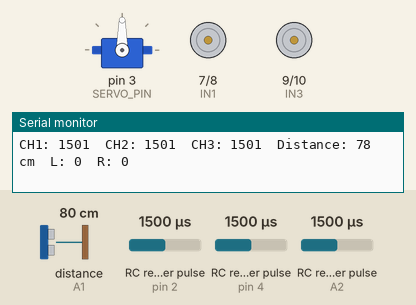
Bench run of a sketch on a simulated Arduino Uno, built with avr-gcc and run on an emulated ATmega328P. Shown: servo, motor-driver pin pairs drawn as motors (green arrow = first pin HIGH = forward, orange = second pin HIGH = backward, longer = more drive, scaled by the enable pin), the last lines printed to the serial monitor. Wiring (inferred from the names in the program): 3 × RC receiver channel: data pin 2 / data pin 4 / data A2; ultrasonic range finder: trigger A0; echo A1. The inputs (shaded band) are chosen by the test bench; at power-on: RC receiver pulse (sensors on pin 2, pin 4, A2) 1500 µs, distance to the obstacle (sensor on A1) 80 cm. The echo pulse lasts 58.3 µs per cm.

Above: at 1.2 s.
1.3 s: RC receiver pulse (sensor on pin 2) set to 1020 µs
At 2.5 s:
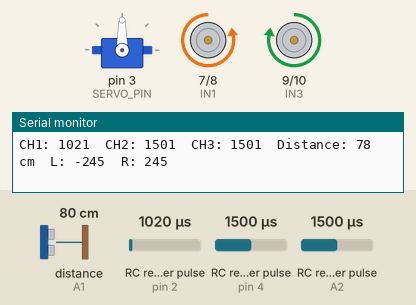
2.8 s: RC receiver pulse (sensor on pin 4) set to 1020 µs
At 3.6 s:
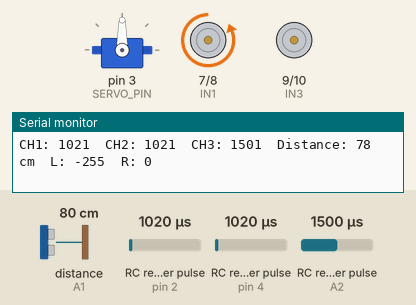
4.3 s: RC receiver pulse (sensor on A2) set to 1020 µs
At 5.5 s:
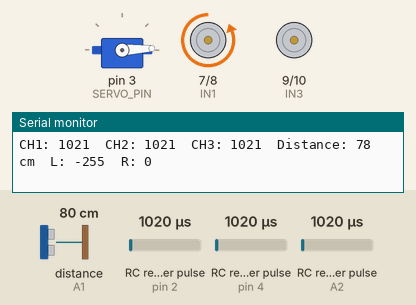
5.8 s: RC receiver pulse (sensor on pin 2) set to 1250 µs
At 7.0 s:
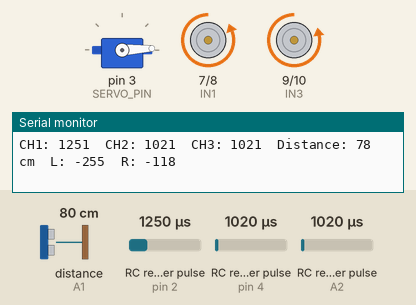
7.3 s: RC receiver pulse (sensor on pin 4) set to 1500 µs
At 7.7 s:
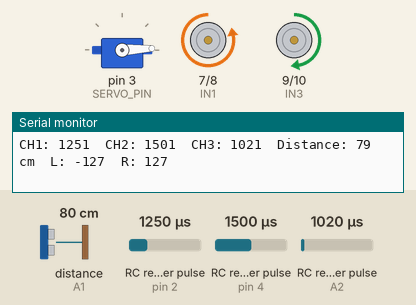
8.8 s: RC receiver pulse (sensor on pin 2) set to 1500 µs
At 9.3 s:
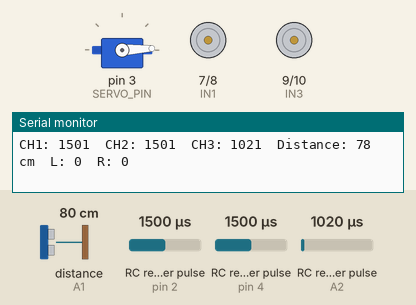
Timing chart, 0 to 11.3 s (numbered marks = the images above; inputs shaded):
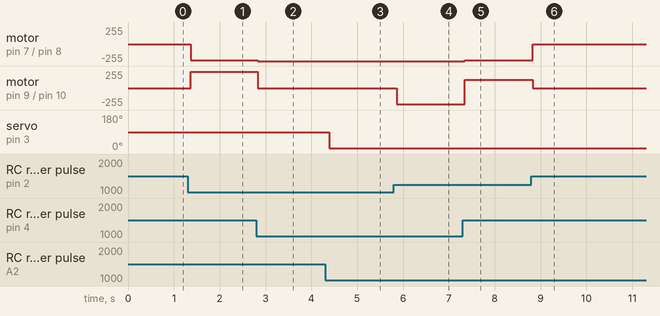

The sketch:

rover_scout.ino
```cpp
/*
  ============================================================
                       ROVER SCOUT
                6×6 RC Exploration Rover
  ============================================================

  Controller:
    Arduino Uno

  Radio:
    FlySky Receiver

  Drive:
    Differential drive
    Left motors  -> L298N left channel
    Right motors -> L298N right channel

  Sensors:
    HC-SR04 Ultrasonic Sensor
    Servo-mounted sensor head

  RC Channels:
    CH1 -> Steering
    CH2 -> Throttle
    CH3 -> Sensor-head servo

  Serial:
    9600 baud

  ============================================================
*/

// ============================================================
//                     LIBRARIES
// ============================================================

#include <Servo.h>


// ============================================================
//                     MOTOR DRIVER
// ============================================================

// LEFT MOTOR SIDE
#define ENA 5
#define IN1 7
#define IN2 8

// RIGHT MOTOR SIDE
#define ENB 6
#define IN3 9
#define IN4 10


// ============================================================
//                     FLYSKY RECEIVER
// ============================================================

#define CH1 2       // Steering
#define CH2 4       // Throttle
#define CH3 A2      // Servo control


// ============================================================
//                     SERVO
// ============================================================

#define SERVO_PIN 3

Servo sensorServo;


// ============================================================
//                     ULTRASONIC SENSOR
// ============================================================

#define TRIG_PIN A0
#define ECHO_PIN A1


// ============================================================
//                     SETTINGS
// ============================================================

#define DEADZONE 60

// Valid RC pulse range
#define RC_MIN 900
#define RC_MAX 2100

// Servo limits
#define SERVO_MIN 0
#define SERVO_MAX 180


// ============================================================
//                     SETUP
// ============================================================

void setup() {

  // ----------------------------------------------------------
  // Motor pins
  // ----------------------------------------------------------

  pinMode(ENA, OUTPUT);
  pinMode(IN1, OUTPUT);
  pinMode(IN2, OUTPUT);

  pinMode(ENB, OUTPUT);
  pinMode(IN3, OUTPUT);
  pinMode(IN4, OUTPUT);


  // ----------------------------------------------------------
  // FlySky receiver
  // ----------------------------------------------------------

  pinMode(CH1, INPUT);
  pinMode(CH2, INPUT);
  pinMode(CH3, INPUT);


  // ----------------------------------------------------------
  // Ultrasonic sensor
  // ----------------------------------------------------------

  pinMode(TRIG_PIN, OUTPUT);
  pinMode(ECHO_PIN, INPUT);


  // ----------------------------------------------------------
  // Servo
  // ----------------------------------------------------------

  sensorServo.attach(SERVO_PIN);
  sensorServo.write(90);


  // ----------------------------------------------------------
  // Serial communication
  // ----------------------------------------------------------

  Serial.begin(9600);


  // ----------------------------------------------------------
  // Start with motors stopped
  // ----------------------------------------------------------

  stopMotors();

  Serial.println();
  Serial.println("=================================");
  Serial.println("        ROVER SCOUT ONLINE");
  Serial.println("=================================");
}


// ============================================================
//                       MAIN LOOP
// ============================================================

void loop() {

  // ----------------------------------------------------------
  // Read RC channels
  // ----------------------------------------------------------

  unsigned long steeringSignal =
    pulseIn(CH1, HIGH, 25000);

  unsigned long throttleSignal =
    pulseIn(CH2, HIGH, 25000);

  unsigned long servoSignal =
    pulseIn(CH3, HIGH, 25000);


  // ----------------------------------------------------------
  // FAILSAFE
  //
  // If steering or throttle signals are invalid,
  // immediately stop the rover.
  // ----------------------------------------------------------

  if (
    steeringSignal < RC_MIN ||
    steeringSignal > RC_MAX ||
    throttleSignal < RC_MIN ||
    throttleSignal > RC_MAX
  ) {

    stopMotors();

    Serial.println("FAILSAFE: Invalid RC signal");

    delay(20);

    return;
  }


  // ----------------------------------------------------------
  // STEERING
  // ----------------------------------------------------------

  int steering =
    map(steeringSignal, 1000, 2000, -255, 255);

  steering =
    constrain(steering, -255, 255);


  // ----------------------------------------------------------
  // THROTTLE
  // ----------------------------------------------------------

  int throttle =
    map(throttleSignal, 1000, 2000, -255, 255);

  throttle =
    constrain(throttle, -255, 255);


  // ----------------------------------------------------------
  // APPLY DEADZONE
  // ----------------------------------------------------------

  if (abs(throttle) < DEADZONE) {
    throttle = 0;
  }

  if (abs(steering) < DEADZONE) {
    steering = 0;
  }


  // ----------------------------------------------------------
  // DIFFERENTIAL DRIVE
  //
  // Steering modifies the speed of each side.
  //
  // throttle + steering
  //          ↓
  //     LEFT / RIGHT
  // ----------------------------------------------------------

  int leftSpeed =
    throttle + steering;

  int rightSpeed =
    throttle - steering;


  leftSpeed =
    constrain(leftSpeed, -255, 255);

  rightSpeed =
    constrain(rightSpeed, -255, 255);


  // ----------------------------------------------------------
  // DRIVE MOTORS
  // ----------------------------------------------------------

  setLeftMotor(leftSpeed);
  setRightMotor(rightSpeed);


  // ----------------------------------------------------------
  // SERVO CONTROL
  // ----------------------------------------------------------

  if (
    servoSignal >= RC_MIN &&
    servoSignal <= RC_MAX
  ) {

    int servoAngle =
      map(
        servoSignal,
        1000,
        2000,
        SERVO_MIN,
        SERVO_MAX
      );

    servoAngle =
      constrain(
        servoAngle,
        SERVO_MIN,
        SERVO_MAX
      );

    sensorServo.write(servoAngle);
  }


  // ----------------------------------------------------------
  // ULTRASONIC DISTANCE
  // ----------------------------------------------------------

  long distance =
    readDistance();


  // ----------------------------------------------------------
  // SERIAL TELEMETRY
  // ----------------------------------------------------------

  Serial.print("CH1: ");
  Serial.print(steeringSignal);

  Serial.print("  CH2: ");
  Serial.print(throttleSignal);

  Serial.print("  CH3: ");
  Serial.print(servoSignal);

  Serial.print("  Distance: ");

  if (distance == -1) {
    Serial.print("OUT_OF_RANGE");
  }
  else {
    Serial.print(distance);
    Serial.print(" cm");
  }

  Serial.print("  L: ");
  Serial.print(leftSpeed);

  Serial.print("  R: ");
  Serial.println(rightSpeed);


  delay(20);
}


// ============================================================
//                  LEFT MOTOR CONTROL
// ============================================================

void setLeftMotor(int speed) {

  speed =
    constrain(speed, -255, 255);


  // STOP
  if (speed == 0) {

    digitalWrite(IN1, LOW);
    digitalWrite(IN2, LOW);

    analogWrite(ENA, 0);

    return;
  }


  // FORWARD
  if (speed > 0) {

    digitalWrite(IN1, HIGH);
    digitalWrite(IN2, LOW);

    analogWrite(
      ENA,
      speed
    );

    return;
  }


  // REVERSE
  speed = abs(speed);

  digitalWrite(IN1, LOW);
  digitalWrite(IN2, HIGH);

  analogWrite(
    ENA,
    speed
  );
}


// ============================================================
//                 RIGHT MOTOR CONTROL
// ============================================================

void setRightMotor(int speed) {

  speed =
    constrain(speed, -255, 255);


  // STOP
  if (speed == 0) {

    digitalWrite(IN3, LOW);
    digitalWrite(IN4, LOW);

    analogWrite(ENB, 0);

    return;
  }


  // FORWARD
  if (speed > 0) {

    digitalWrite(IN3, HIGH);
    digitalWrite(IN4, LOW);

    analogWrite(
      ENB,
      speed
    );

    return;
  }


  // REVERSE
  speed = abs(speed);

  digitalWrite(IN3, LOW);
  digitalWrite(IN4, HIGH);

  analogWrite(
    ENB,
    speed
  );
}


// ============================================================
//                       STOP MOTORS
// ============================================================

void stopMotors() {

  analogWrite(ENA, 0);
  analogWrite(ENB, 0);

  digitalWrite(IN1, LOW);
  digitalWrite(IN2, LOW);

  digitalWrite(IN3, LOW);
  digitalWrite(IN4, LOW);
}


// ============================================================
//                 ULTRASONIC DISTANCE
// ============================================================

long readDistance() {

  // Make sure trigger starts LOW
  digitalWrite(TRIG_PIN, LOW);
  delayMicroseconds(2);


  // Send 10 µs trigger pulse
  digitalWrite(TRIG_PIN, HIGH);
  delayMicroseconds(10);
  digitalWrite(TRIG_PIN, LOW);


  // Measure echo pulse
  unsigned long duration =
    pulseIn(
      ECHO_PIN,
      HIGH,
      30000
    );


  // No echo received
  if (duration == 0) {
    return -1;
  }


  // Speed of sound:
  // approximately 0.034 cm/µs
  //
  // Divide by 2 because the sound travels:
  // sensor → object → sensor

  long distance =
    duration * 0.034 / 2;


  return distance;
}
```

Measured:
- after the input at 1.3 s, motor on pin 7 (IN1) / pin 8 (IN2): stopped → backward 245/255 after 0.07 s; motor on pin 9 (IN3) / pin 10 (IN4): stopped → forward 245/255 after 0.07 s
- after the input at 2.8 s, motor on pin 7 (IN1) / pin 8 (IN2): backward 245/255 → backward 255/255 at once; motor on pin 9 (IN3) / pin 10 (IN4): forward 245/255 → stopped at once
- after the input at 4.3 s, servo on pin 3 (SERVO_PIN): 90° → 3° after 0.09 s
- after the input at 5.8 s, motor on pin 9 (IN3) / pin 10 (IN4): stopped → backward 245/255 after 0.07 s
- after the input at 7.3 s, motor on pin 7 (IN1) / pin 8 (IN2): backward 255/255 → backward 245/255 after 0.05 s; motor on pin 9 (IN3) / pin 10 (IN4): backward 245/255 → forward 127/255 after 0.05 s
- after the input at 8.8 s, motor on pin 7 (IN1) / pin 8 (IN2): backward 245/255 → stopped at once; motor on pin 9 (IN3) / pin 10 (IN4): forward 127/255 → stopped at once
